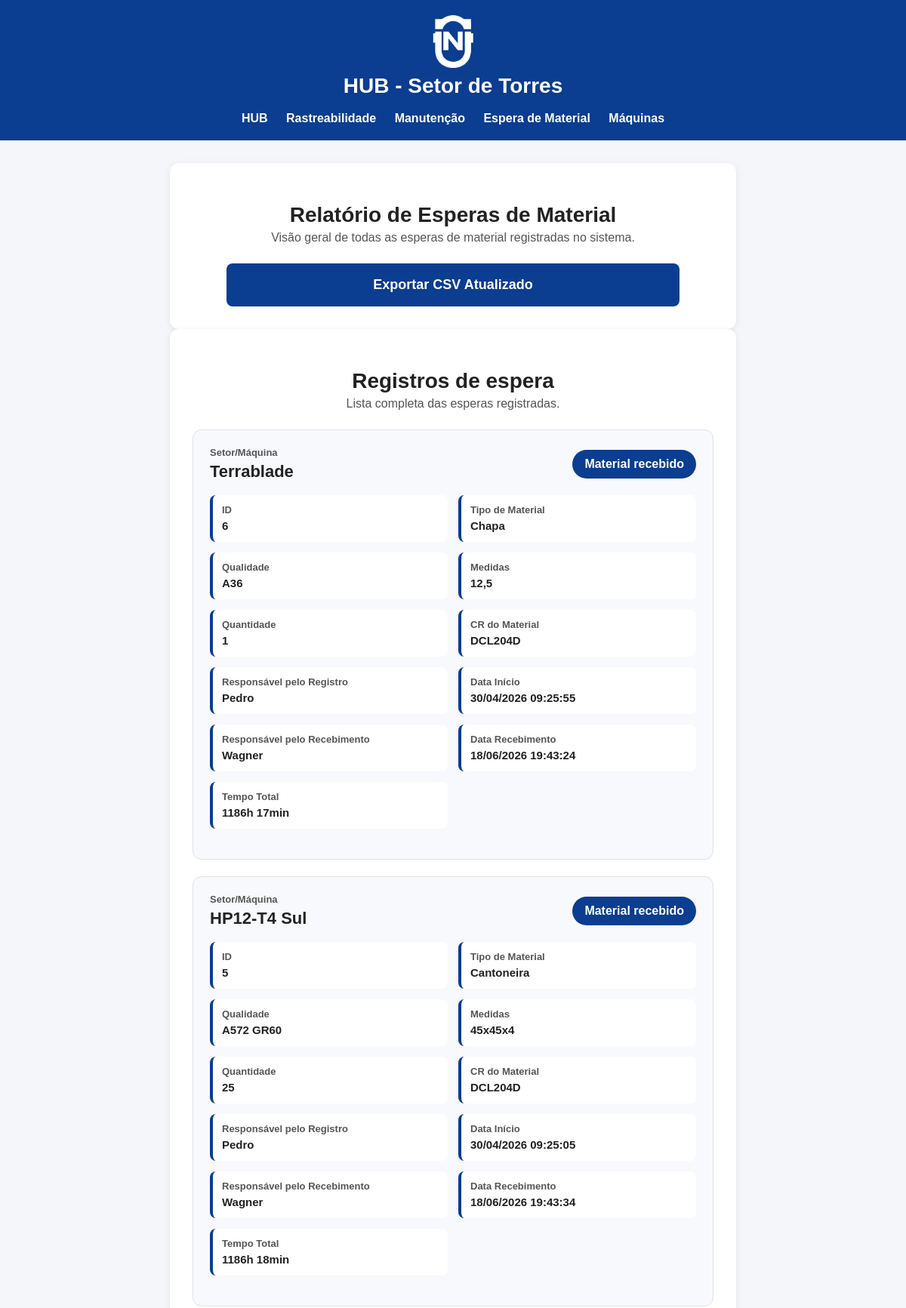
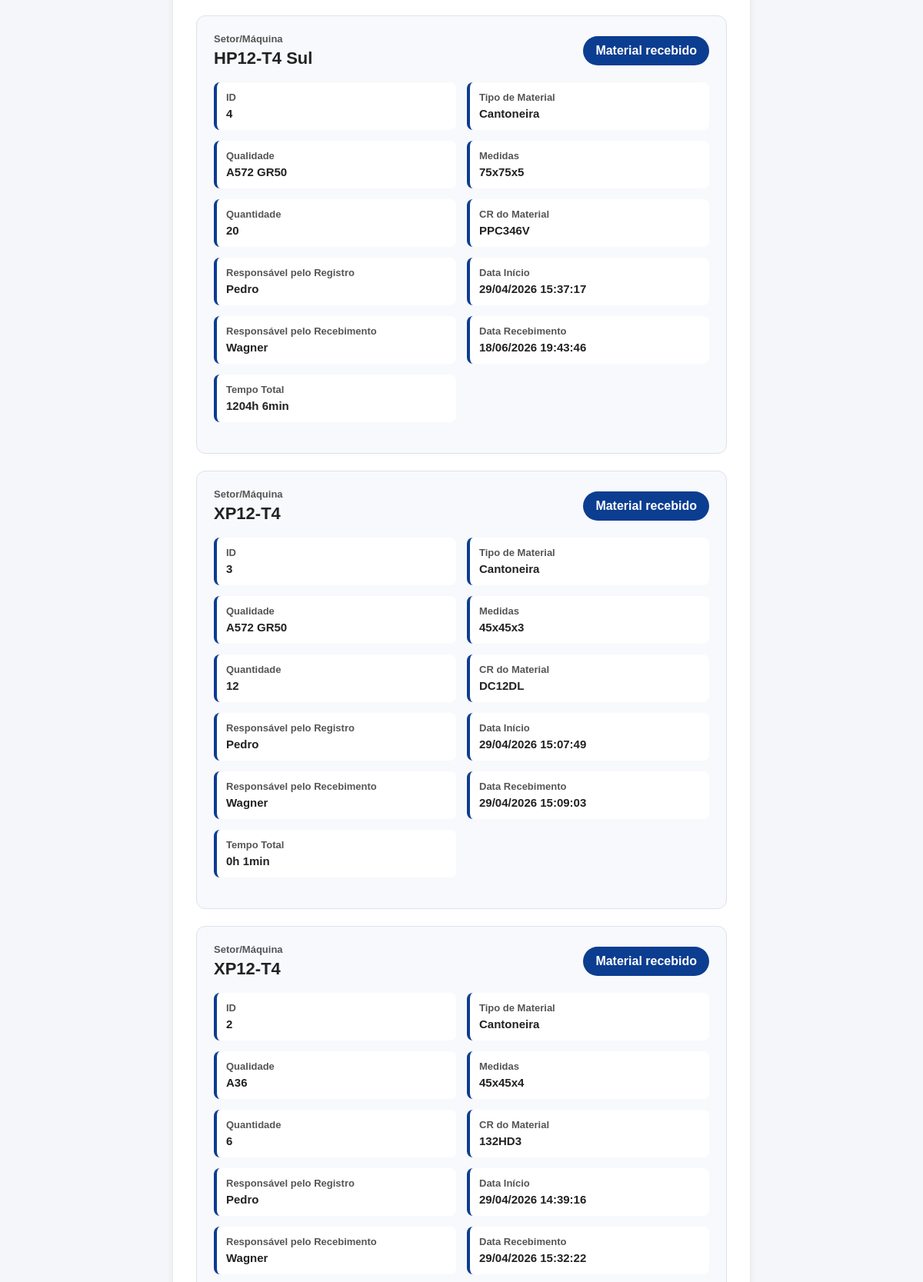
/espera-material/relatorio (upper part), run on the app's committed database (2 pictures, top to bottom).
### tables this page shows
CREATE TABLE esperas_material (
        id INTEGER PRIMARY KEY AUTOINCREMENT,
        maquina TEXT NOT NULL,
        responsavel_inicio TEXT NOT NULL,
        tipo_material TEXT NOT NULL,
        qualidade_material TEXT,
        medidas TEXT NOT NULL,
        quantidade INTEGER NOT NULL,
        observacao_inicio TEXT,
        data_inicio TEXT NOT NULL,
        responsavel_fim TEXT,
        observacao_fim TEXT,
        data_fim TEXT,
        tempo_total TEXT,
        status TEXT NOT NULL
    , cr_material TEXT);

### app.py (the view)
@app.route("/espera-material/relatorio")
def espera_material_relatorio():
    conn = get_connection()
    registros = conn.execute("""
        SELECT *
        FROM esperas_material
        ORDER BY id DESC
    """).fetchall()
    conn.close()
    return render_template(
        "espera_material/relatorio.html",
        registros=registros
    )

### app.py (called while the page is built)
def get_connection():
    conn = sqlite3.connect(DATABASE)
    conn.row_factory = sqlite3.Row
    return conn

### templates/espera_material/relatorio.html (shortened to what this page needs)
{% extends "base.html" %}
{% block content %}
<div class="card">
    <h2>Relatório de Esperas de Material</h2>
    <p class="page-subtitle">
        Visão geral de todas as esperas de material registradas no sistema.
    </p>
    <div class="menu-grid">
        <a class="btn" href="{{ url_for('espera_material_exportar_csv') }}">
            Exportar CSV Atualizado
        </a>
    </div>
</div>
{% if registros %}
<div class="card">
    <h2>Registros de espera</h2>
    <p class="page-subtitle">
        Lista completa das esperas registradas.
    </p>
    <div class="maintenance-list">
        {% for e in registros %}
        <div class="maintenance-card">
            <div class="maintenance-header">
                <div>
                    <span class="maintenance-label">Setor/Máquina</span>
                    <h3>{{ e['maquina'] }}</h3>
                </div>
                <div class="status-badge">
                    {{ e['status'] }}
                </div>
            </div>
            <div class="maintenance-info-grid">
                <div>
                    <span>ID</span>
                    <strong>{{ e['id'] }}</strong>
                </div>
                <div>
                    <span>Tipo de Material</span>
                    <strong>{{ e['tipo_material'] }}</strong>
                </div>
                <div>
                    <span>Qualidade</span>
                    <strong>{{ e['qualidade_material'] or "Não informado" }}</strong>
                </div>
                <div>
                    <span>Medidas</span>
                    <strong>{{ e['medidas'] }}</strong>
                </div>
                <div>
                    <span>Quantidade</span>
                    <strong>{{ e['quantidade'] }}</strong>
                </div>
                <div>
                    <span>CR do Material</span>
                    <strong>{{ e['cr_material'] or "Ainda não informado" }}</strong>
                </div>
                <div>
                    <span>Responsável pelo Registro</span>
                    <strong>{{ e['responsavel_inicio'] }}</strong>
                </div>
                <div>
                    <span>Data Início</span>
                    <strong>{{ e['data_inicio'] }}</strong>
                </div>
                <div>
                    <span>Responsável pelo Recebimento</span>
                    <strong>{{ e['responsavel_fim'] or "Em aberto" }}</strong>
                </div>
                <div>
                    <span>Data Recebimento</span>
                    <strong>{{ e['data_fim'] or "Em aberto" }}</strong>
                </div>
                <div>
                    <span>Tempo Total</span>
                    <strong>{{ e['tempo_total'] or "Em andamento" }}</strong>
                </div>
            </div>
        </div>
        {% endfor %}
    </div>
</div>
{% endif %}
{% endblock %}

### static/style.css (style rules this page uses)
* { box-sizing: border-box; }
body { font-family: Arial, sans-serif; background: #f4f6f9; margin: 0; padding: 0; color: #222; }
.card { background: white; padding: 30px; border-radius: 12px; box-shadow: 0 2px 10px rgba(0,0,0,0.08); }
.card h2 { font-size: 28px; margin-bottom: 10px; }
.card p { font-size: 16px; margin-bottom: 25px; }
.menu-grid { display: flex; flex-direction: column; gap: 16px; max-width: 600px; margin: 25px auto 0 auto; }
button, .btn { background: #0b3d91; color: white; border: none; border-radius: 8px; cursor: pointer; text-align: center; text-decoration: none; display: block; width: 100%; padding: 18px 20px; font-size: 18px; font-weight: bold; }
.card { max-width: 750px; margin: 0 auto; }
.card h2 { text-align: center; }
.page-subtitle { text-align: center; color: #555; margin-top: -5px; margin-bottom: 20px; }
.maintenance-list { display: flex; flex-direction: column; gap: 22px; margin-top: 25px; }
.maintenance-card { background: #f8f9fc; border: 1px solid #dce1ea; border-radius: 12px; padding: 22px; }
.maintenance-header { display: flex; align-items: center; justify-content: space-between; gap: 20px; margin-bottom: 18px; }
.maintenance-header h3 { margin: 4px 0 0 0; font-size: 22px; }
.maintenance-label, .maintenance-info-grid span, .maintenance-description span { display: block; font-size: 13px; color: #555; font-weight: bold; margin-bottom: 5px; }
.status-badge { background: #0b3d91; color: white; padding: 10px 16px; border-radius: 999px; font-weight: bold; white-space: nowrap; }
.maintenance-info-grid { display: grid; grid-template-columns: 1fr 1fr; gap: 14px; margin-bottom: 18px; }
.maintenance-info-grid div { background: white; border-radius: 8px; padding: 12px; border-left: 4px solid #0b3d91; }
.maintenance-info-grid strong { font-size: 15px; }

### data on the page
esperas_material: maquina "Terrablade", status "Material recebido", id "6", tipo_material "Chapa", qualidade_material "A36", medidas "12,5", quantidade "1", cr_material "DCL204D", responsavel_inicio "Pedro", data_inicio "30/04/2026 09:25:55", responsavel_fim "Wagner", data_fim "18/06/2026 19:43:24", tempo_total "1186h 17min"
esperas_material: maquina "HP12-T4 Sul", status "Material recebido", id "5", tipo_material "Cantoneira", qualidade_material "A572 GR60", medidas "45x45x4", quantidade "25", cr_material "DCL204D", responsavel_inicio "Pedro", data_inicio "30/04/2026 09:25:05", responsavel_fim "Wagner", data_fim "18/06/2026 19:43:34", tempo_total "1186h 18min"
esperas_material: maquina "HP12-T4 Sul", status "Material recebido", id "4", tipo_material "Cantoneira", qualidade_material "A572 GR50", medidas "75x75x5", quantidade "20", cr_material "PPC346V", responsavel_inicio "Pedro", data_inicio "29/04/2026 15:37:17", responsavel_fim "Wagner", data_fim "18/06/2026 19:43:46", tempo_total "1204h 6min"
esperas_material: maquina "XP12-T4", status "Material recebido", id "3", tipo_material "Cantoneira", qualidade_material "A572 GR50", medidas "45x45x3", quantidade "12", cr_material "DC12DL", responsavel_inicio "Pedro", data_inicio "29/04/2026 15:07:49", responsavel_fim "Wagner", data_fim "29/04/2026 15:09:03", tempo_total "0h 1min"
esperas_material: maquina "XP12-T4", status "Material recebido", id "2", tipo_material "Cantoneira", qualidade_material "A36", medidas "45x45x4", quantidade "6", cr_material "132HD3", responsavel_inicio "Pedro", data_inicio "29/04/2026 14:39:16", responsavel_fim "Wagner", data_fim "29/04/2026 15:32:22"
